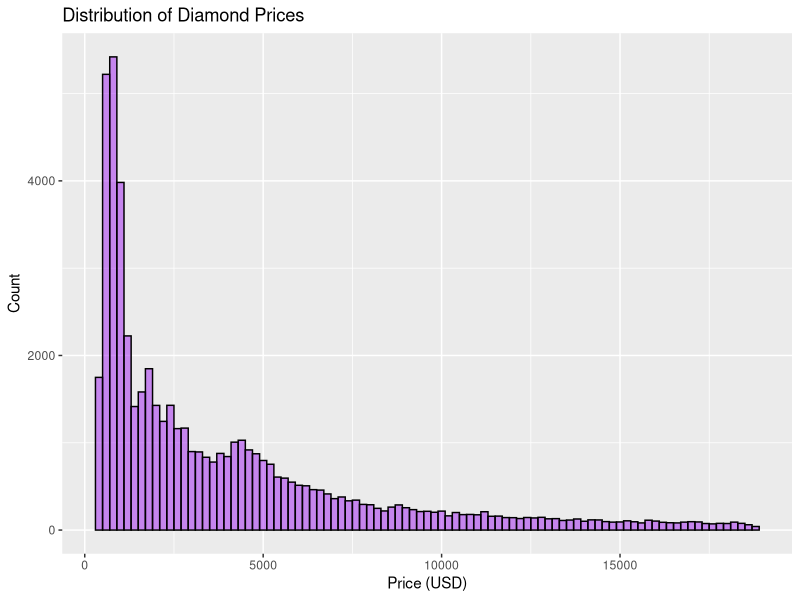
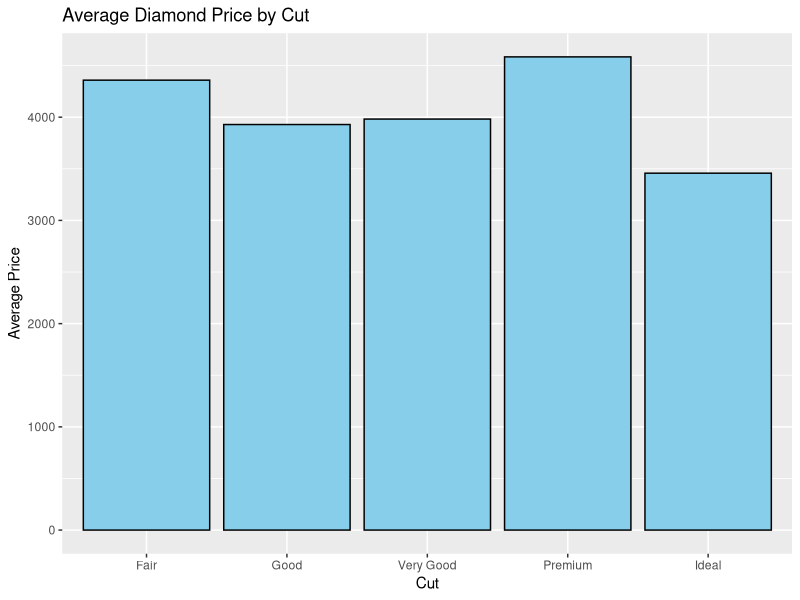

The R script that drew these images, in order:
## ---- chunk 1
library(ggplot2)
data(diamonds)
head(diamonds)
summary(diamonds)
?diamonds
## ---- chunk 2
ggplot(diamonds, aes(x = price)) +
  geom_histogram(binwidth = 200, fill = "purple",color = "black", alpha = 0.5) +
  labs(title = "Distribution of Diamond Prices", x = "Price (USD)", y = "Count")
##this graph shows a right-skewed distribution, with most diamond prices falling below $5000. 
## ---- chunk 3
ggplot(diamonds, aes(x = cut, y = price)) +
  stat_summary(fun = mean, geom = "bar", fill = "skyblue", color = "black") +
  labs(title = "Average Diamond Price by Cut", x = "Cut", y = "Average Price")

## ---- chunk 4
Price_Cut <- lm(price ~ cut, data=diamonds)
summary (Price_Cut)
summary(Price_Cut)$r.squared
#intercept 4062.24 

# price  = -362.73 cut.L -225.58 cut.Q -699.50 cut.C -280.36 cut^4  + 4062.24 
#r squared = 0.01279 

# r squared = 0.01279 . means that approximately 1.279% of the variance in diamond prices is explained by the carat variable alone. 
